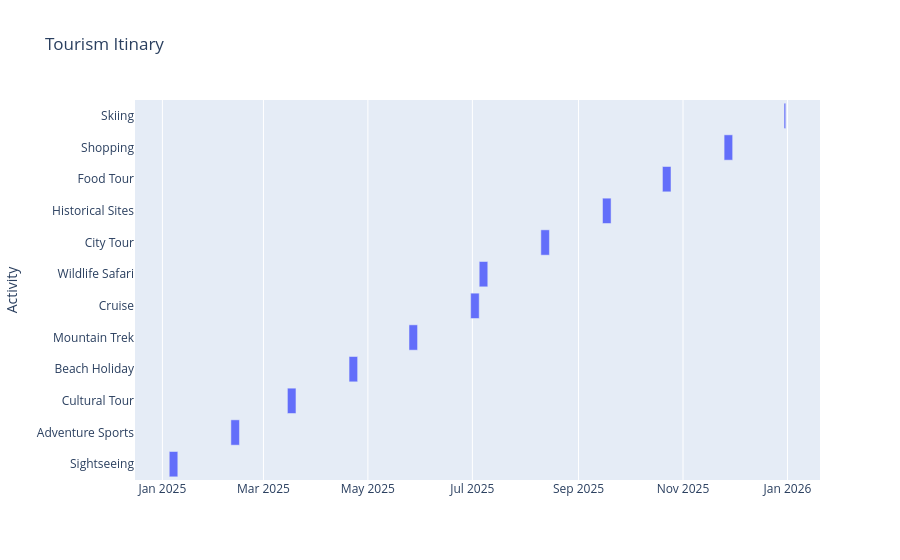

Here is the notebook cell this chart was saved with:
### Markdown cell above
## Inference

* Wider areas indicate **most frequent travel costs**.
* Outliers help **identify premium or budget travel trends**.
* **Highest Travel Cost**: Summer has the highest average travel cost at approximately 1000 units, making it the most expensive season for travel.
* **Lowest Travel Cost**: Winter has the lowest average travel cost at around 500 units, making it the most affordable season for travel.
* **Trend**: Travel costs rise steadily from Winter to Summer, peak in Summer, and then decline in Autumn, suggesting a cyclical pattern tied to seasonal demand (e.g., summer vacations increasing prices).


# **Gantt Chart**
* **Concept:** A **Gantt chart** visualizes schedules, making it ideal for **trip planning**. used in operational research.
* **Travel Itinerary Planning**

### Code cell
ba = px.timeline(df, x_start= 'Start_Date', x_end='End_Date', y='Activity', title='Tourism Itinary')
ba.show()

### Figure 1 — Plotly figure (JSON) as saved in the notebook; plotly's stock layout.template omitted (floating-point values rounded to 4 significant figures)
{"data": [{"base": ["2025-01-05T00:00:00.000000", "2025-02-10T00:00:00.000000", "2025-03-15T00:00:00.000000", "2025-04-20T00:00:00.000000", "2025-05-25T00:00:00.000000", "2025-06-30T00:00:00.000000", "2025-07-05T00:00:00.000000", "2025-08-10T00:00:00.000000", "2025-09-15T00:00:00.000000", "2025-10-20T00:00:00.000000", "2025-11-25T00:00:00.000000", "2025-12-30T00:00:00.000000"], "hovertemplate": "Start_Date=%{base}<br>End_Date=%{x}<br>Activity=%{y}<extra></extra>", "legendgroup": "", "marker": {"color": "#636efa", "pattern": {"shape": ""}}, "name": "", "orientation": "h", "showlegend": false, "textposition": "auto", "type": "bar", "x": [432000000, 432000000, 432000000, 432000000, 432000000, 432000000, 432000000, 432000000, 432000000, 432000000, 432000000, 86400000], "xaxis": "x", "y": ["Sightseeing", "Adventure Sports", "Cultural Tour", "Beach Holiday", "Mountain Trek", "Cruise", "Wildlife Safari", "City Tour", "Historical Sites", "Food Tour", "Shopping", "Skiing"], "yaxis": "y"}], "layout": {"barmode": "overlay", "legend": {"tracegroupgap": 0}, "title": {"text": "Tourism Itinary"}, "xaxis": {"anchor": "y", "domain": [0, 1], "type": "date"}, "yaxis": {"anchor": "x", "domain": [0, 1], "title": {"text": "Activity"}}}}
